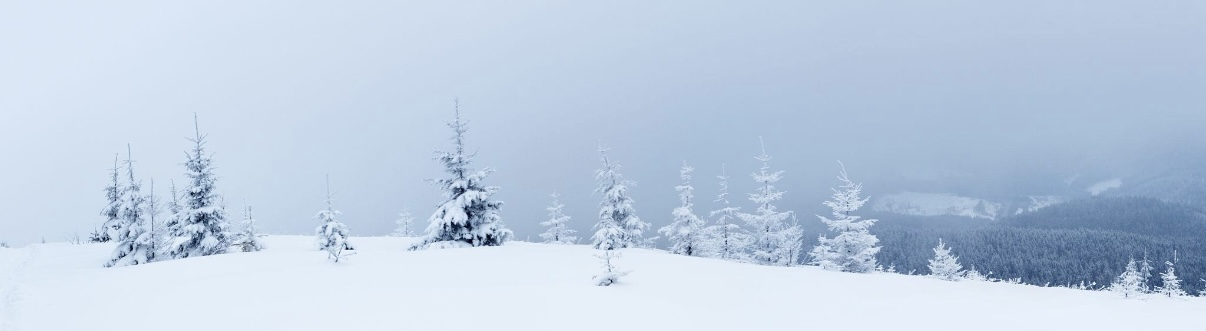
#> input picture assets/source/snow-panorama.jpg, 1206 x 331 px
$ python make-storm-header.py
#> lines starting #> are read from the running program, lines starting #| are printed output that depends on the picture
# Makes the winter header picture for the Storm Details screen from the snow photo in assets/source/snow-panorama.jpg:
#   assets/images/snow-storm-header.jpg  (1290 x 740, a plain picture with no interface in it)
# The right-hand part of the photo (the snowy trees) is cropped and scaled to the header's shape, lifted slightly toward
# icy blue, faded to near-white on the left so the title stays readable, and faded into the page colour at the bottom
# so there is no hard edge. To use a different crop or photo, change the numbers below and run:
#   python scripts/make-storm-header.py        (needs Pillow)
import os
from PIL import Image, ImageDraw, ImageEnhance, ImageFilter

root = os.path.join(os.path.dirname(__file__), '..')
src = Image.open(os.path.join(root, 'assets/source/snow-panorama.jpg')).convert('RGB')
#> src is the input picture: PIL image 1206x331 RGB; mean R, G, B 190.3, 206.1, 225.7
OUT_W, OUT_H = 1290, 740
PAGE = (241, 245, 249)        # the Snow theme's page background (#F1F5F9)
ICE = (214, 231, 245)         # a pale icy blue to lift the grey photo toward

# crop: keep the full height, take the right-hand trees; same shape as the header
ch = src.height
#> ch = 331
cw = round(ch * OUT_W / OUT_H)
#> cw = 577
x0 = 330   # left edge of the crop in the photo (moves the trees left or right in the header)
crop = src.crop((x0, 0, min(src.width, x0 + cw), ch))
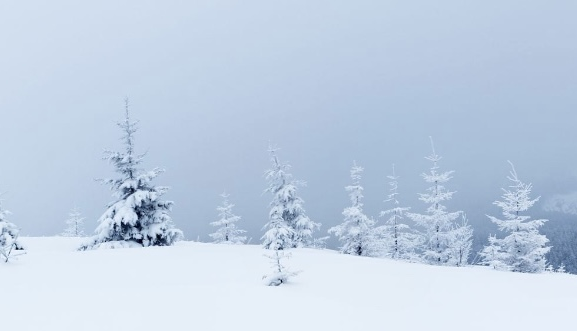
#> crop: PIL image 577x331 RGB; mean R, G, B 193, 208.5, 227.6
img = crop.resize((OUT_W, OUT_H), Image.LANCZOS).filter(ImageFilter.GaussianBlur(0.6))

# icy tint and a little more light
tint = Image.new('RGB', img.size, ICE)
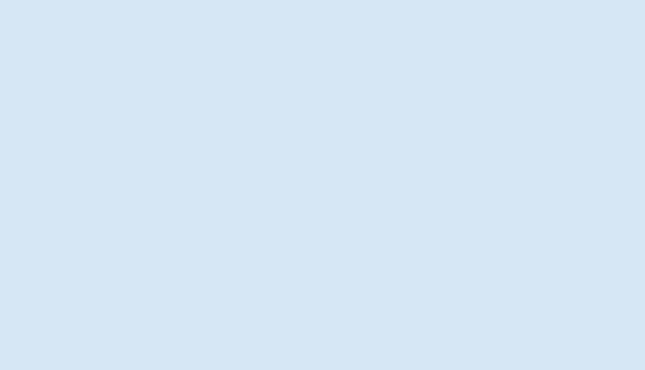
#> tint: PIL image 1290x740 RGB (shown at 1/2 size); mean R, G, B 214, 231, 245
img = Image.blend(img, tint, 0.22)
img = ImageEnhance.Brightness(img).enhance(1.06)
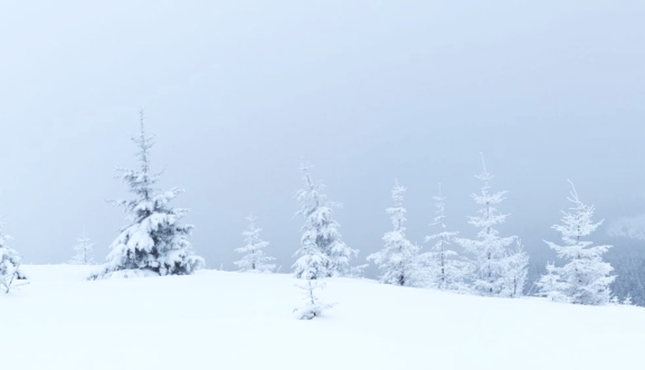
#> img: PIL image 1290x740 RGB (shown at 1/2 size); mean R, G, B 208.4, 225.3, 242.8
img = ImageEnhance.Contrast(img).enhance(0.96)

# readable left side
left = Image.new('L', img.size, 0)
#> left: PIL image 1290x740 L; every value is 0
ld = ImageDraw.Draw(left)
for x in range(OUT_W):
    t = x / (OUT_W * 0.50)
    a = 0.0 if t >= 1 else (1 - t) ** 1.3 * 0.88
    ld.line([(x, 0), (x, OUT_H)], fill=int(255 * a))
img = Image.composite(Image.new('RGB', img.size, (246, 250, 253)), img, left)
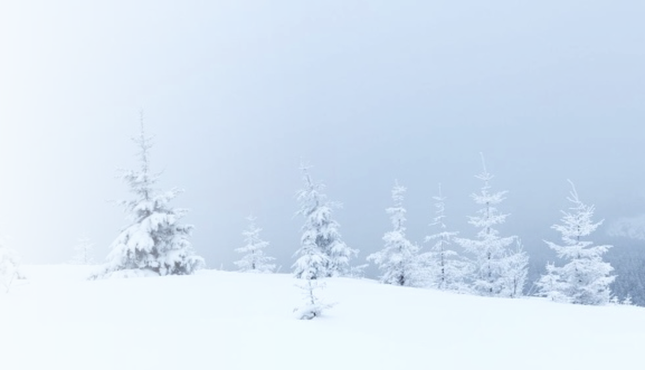
#> img: PIL image 1290x740 RGB (shown at 1/2 size); mean R, G, B 214.2, 228.2, 242.8

# fade into the page colour at the bottom
bot = Image.new('L', img.size, 0)
bd = ImageDraw.Draw(bot)
start = int(OUT_H * 0.78)
for y in range(start, OUT_H):
    bd.line([(0, y), (OUT_W, y)], fill=int(255 * min(1.0, ((y - start) / (OUT_H - start)) ** 1.1)))
img = Image.composite(Image.new('RGB', img.size, PAGE), img, bot)

path = os.path.join(root, 'assets/images/snow-storm-header.jpg')
img.save(path, 'JPEG', quality=88, optimize=True, progressive=True)
print('wrote', os.path.normpath(path), os.path.getsize(path) // 1024, 'KB', img.size)
#| wrote assets/images/snow-storm-header.jpg 47 KB (1290, 740)
